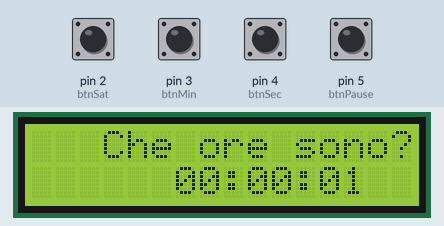
Recording of a sketch running on a simulated Arduino Uno, built with avr-gcc and run on an emulated ATmega328P. On the bench: 16×2 character LCD. The test bench sets the inputs (shaded band); at power-on: pin 2 (btnSat), pin 3 (btnMin), pin 4 (btnSec), pin 5 (btnPause) HIGH.

Above: at 2.1 s.
3.3 s: pin 2 (btnSat) pulled LOW for 1 s
At 5.6 s:
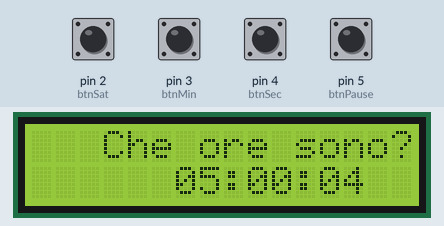
5.8 s: pin 3 (btnMin) pulled LOW for 0.15 s
At 7.0 s:
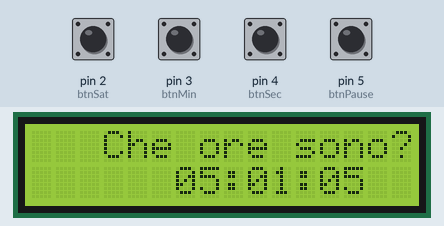
7.7 s: pin 4 (btnSec) pulled LOW for 0.15 s
At 10.6 s:
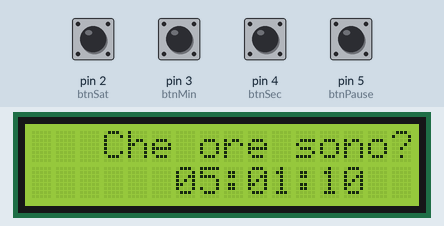
10.8 s: pin 2 (btnSat) pulled LOW for 0.15 s
At 12.0 s:
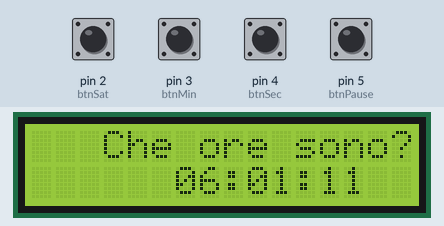
12.7 s: pin 3 (btnMin) pulled LOW for 1 s
At 15.0 s:
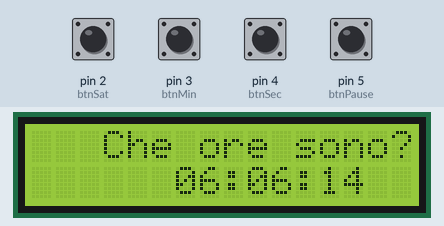
15.2 s: pin 4 (btnSec) pulled LOW for 1 s
At 17.2 s:
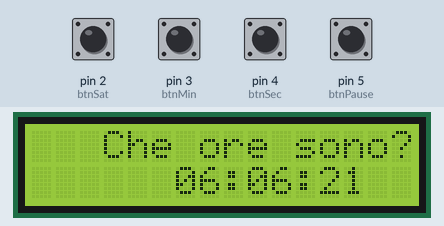
Timing chart, 0 to 18.7 s (numbered marks = the images above; inputs shaded):
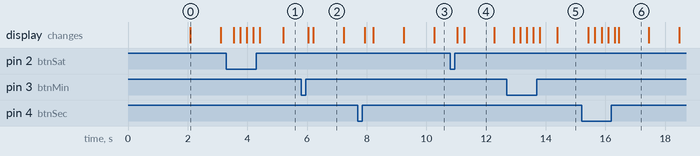

The sketch:

lcdClock_nortc.ino
```cpp
#include <Wire.h>
#include <LiquidCrystal_I2C.h>
LiquidCrystal_I2C lcd(0x27, 16, 2);

const int btnSat = 2;
const int btnMin = 3;
const int btnSec = 4;
const int btnPause = 5;
bool paused = false;
unsigned long previousMillis = 0;
const long interval = 1000;
int sekunde = 0;
int minute = 0;
int sati = 0;

void setup() {
  lcd.init();
  lcd.backlight();

  pinMode(btnSat, INPUT_PULLUP);
  pinMode(btnMin, INPUT_PULLUP);
  pinMode(btnSec, INPUT_PULLUP);
  pinMode(btnPause, INPUT_PULLUP);

  lcd.setCursor(0, 0);
  delay(2000);
  lcd.clear();
}

void loop() {
  if (digitalRead(btnSat) == LOW) {
    sati++;
    if (sati >= 24) sati = 0;
    delay(200);
  }

  if (digitalRead(btnMin) == LOW) {
    minute++;
    if (minute >= 60) minute = 0;
    delay(200);
  }

  if (digitalRead(btnSec) == LOW) {
    sekunde++;
    if (sekunde >= 60) sekunde = 0;
    delay(200);
  }

  if (digitalRead(btnPause) == LOW) {
    paused = !paused;
    delay(300);
  }

  unsigned long currentMillis = millis();
  if (!paused && (currentMillis - previousMillis >= interval)) {
    previousMillis = currentMillis;
    sekunde++;

    if (sekunde >= 60) {
      sekunde = 0;
      minute++;
    }

    if (minute >= 60) {
      minute = 0;
      sati++;
    }
    if (sati >= 24) {
      sati = 0;
    }
  }
  lcd.setCursor(3, 0);
  lcd.print("Che ore sono?");

  lcd.setCursor(6, 1);
  if (sati < 10) lcd.print("0");
  lcd.print(sati);
  lcd.print(":");
  if (minute < 10) lcd.print("0");
  lcd.print(minute);
  lcd.print(":");
  if (sekunde < 10) lcd.print("0");
  lcd.print(sekunde);
}
```

Measured:
- what the display in image 0 shows lasts 1.0 s, from 2.1 s to 3.1 s
